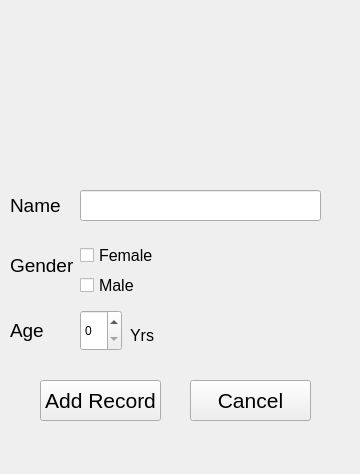
<?xml version="1.0" encoding="UTF-8"?>
<ui version="4.0">
 <class>MainWindow</class>
 <widget class="QMainWindow" name="MainWindow">
  <property name="geometry">
   <rect>
    <x>0</x>
    <y>0</y>
    <width>360</width>
    <height>474</height>
   </rect>
  </property>
  <property name="windowTitle">
   <string>MainWindow</string>
  </property>
  <widget class="QWidget" name="centralWidget">
   <widget class="QLabel" name="label">
    <property name="geometry">
     <rect>
      <x>10</x>
      <y>190</y>
      <width>81</width>
      <height>31</height>
     </rect>
    </property>
    <property name="font">
     <font>
      <pointsize>14</pointsize>
     </font>
    </property>
    <property name="text">
     <string>Name</string>
    </property>
    <property name="textFormat">
     <enum>Qt::RichText</enum>
    </property>
   </widget>
   <widget class="QLabel" name="label_2">
    <property name="geometry">
     <rect>
      <x>10</x>
      <y>250</y>
      <width>81</width>
      <height>31</height>
     </rect>
    </property>
    <property name="font">
     <font>
      <pointsize>14</pointsize>
     </font>
    </property>
    <property name="text">
     <string>Gender</string>
    </property>
    <property name="textFormat">
     <enum>Qt::RichText</enum>
    </property>
   </widget>
   <widget class="QLabel" name="label_3">
    <property name="geometry">
     <rect>
      <x>10</x>
      <y>310</y>
      <width>71</width>
      <height>41</height>
     </rect>
    </property>
    <property name="font">
     <font>
      <pointsize>14</pointsize>
     </font>
    </property>
    <property name="text">
     <string>Age</string>
    </property>
    <property name="textFormat">
     <enum>Qt::RichText</enum>
    </property>
   </widget>
   <widget class="QLineEdit" name="lineEdit">
    <property name="geometry">
     <rect>
      <x>80</x>
      <y>190</y>
      <width>241</width>
      <height>31</height>
     </rect>
    </property>
   </widget>
   <widget class="QCheckBox" name="checkBox">
    <property name="geometry">
     <rect>
      <x>80</x>
      <y>240</y>
      <width>111</width>
      <height>31</height>
     </rect>
    </property>
    <property name="font">
     <font>
      <pointsize>12</pointsize>
     </font>
    </property>
    <property name="text">
     <string>Female</string>
    </property>
   </widget>
   <widget class="QCheckBox" name="checkBox_2">
    <property name="geometry">
     <rect>
      <x>80</x>
      <y>270</y>
      <width>101</width>
      <height>31</height>
     </rect>
    </property>
    <property name="font">
     <font>
      <pointsize>12</pointsize>
     </font>
    </property>
    <property name="text">
     <string>Male</string>
    </property>
   </widget>
   <widget class="QSpinBox" name="spinBox">
    <property name="geometry">
     <rect>
      <x>80</x>
      <y>310</y>
      <width>42</width>
      <height>41</height>
     </rect>
    </property>
   </widget>
   <widget class="QLabel" name="label_4">
    <property name="geometry">
     <rect>
      <x>130</x>
      <y>320</y>
      <width>46</width>
      <height>31</height>
     </rect>
    </property>
    <property name="font">
     <font>
      <pointsize>12</pointsize>
     </font>
    </property>
    <property name="text">
     <string>Yrs</string>
    </property>
   </widget>
   <widget class="QPushButton" name="pushButton">
    <property name="geometry">
     <rect>
      <x>40</x>
      <y>380</y>
      <width>121</width>
      <height>41</height>
     </rect>
    </property>
    <property name="font">
     <font>
      <pointsize>16</pointsize>
     </font>
    </property>
    <property name="text">
     <string>Add Record</string>
    </property>
   </widget>
   <widget class="QPushButton" name="pushButton_2">
    <property name="geometry">
     <rect>
      <x>190</x>
      <y>380</y>
      <width>121</width>
      <height>41</height>
     </rect>
    </property>
    <property name="font">
     <font>
      <pointsize>16</pointsize>
     </font>
    </property>
    <property name="text">
     <string>Cancel</string>
    </property>
   </widget>
  </widget>
 </widget>
 <layoutdefault spacing="6" margin="11"/>
 <resources/>
 <connections/>
</ui>
